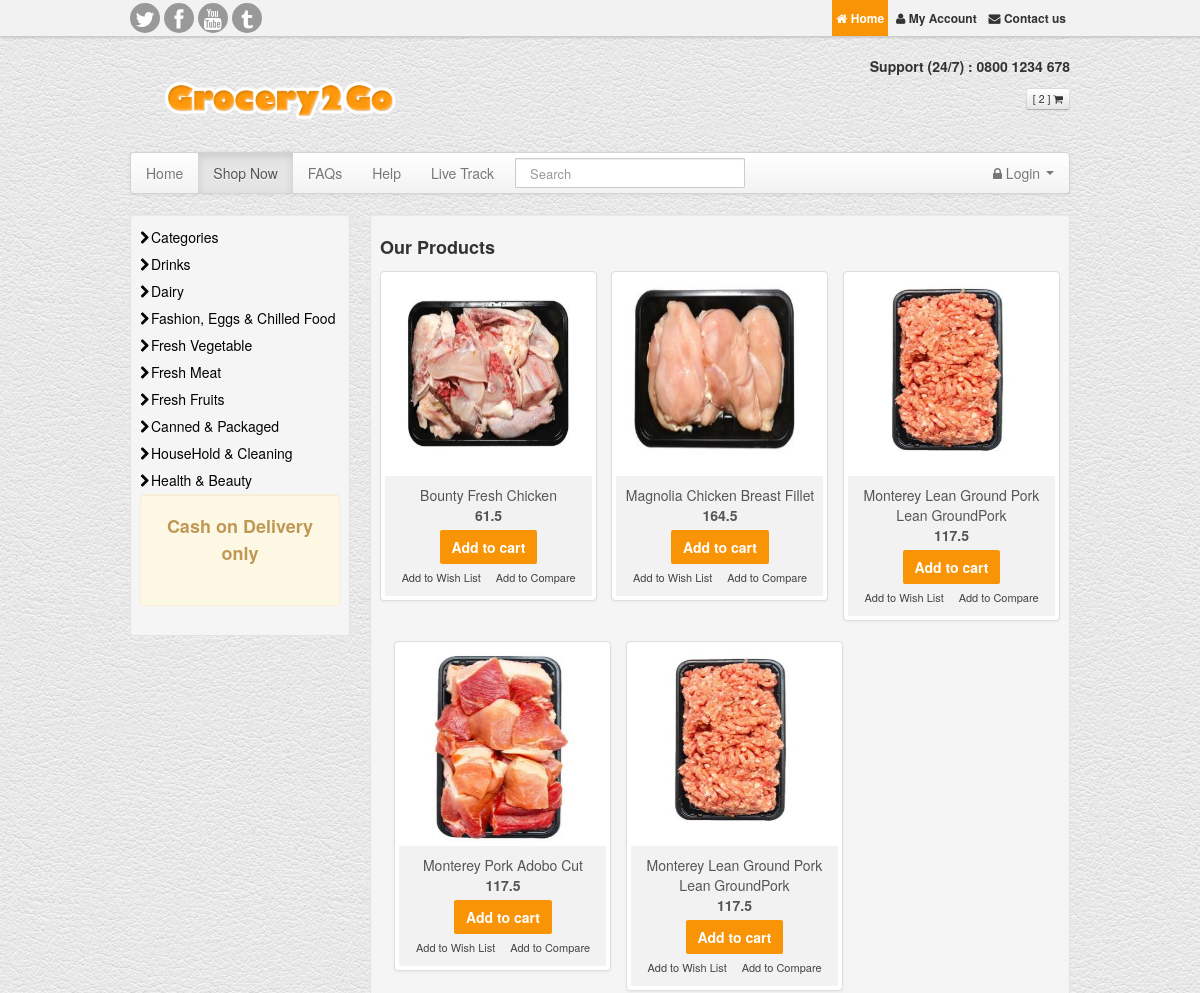
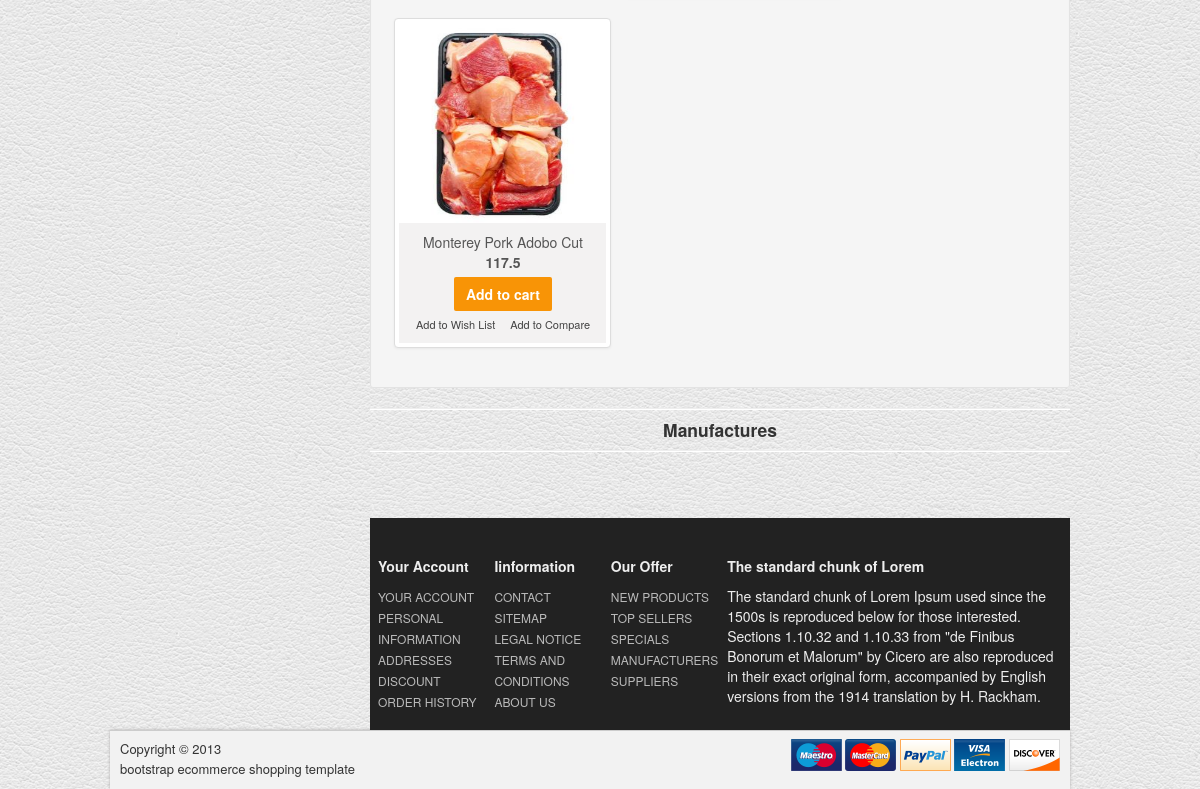
The app's page /freshmeat.php with its own data (2 pictures, top to bottom).
### tables this page shows
CREATE TABLE `item_details` (
  `itm_id` int(11) NOT NULL,
  `itm_name` varchar(250) NOT NULL,
  `itm_price` double NOT NULL,
  `itm_descrip` varchar(250) NOT NULL,
  `gm_id` int(11) NOT NULL,
  `categ_id` int(11) NOT NULL,
  `img_name` varchar(250) NOT NULL,
  `image` blob NOT NULL
);

### freshmeat.php (the view, shortened to what this page needs)
<!DOCTYPE html>
<html lang="en">
  <head>
    <link href="assets/css/bootstrap.css" rel="stylesheet"/>
    <link href="style.css" rel="stylesheet"/>
	<link href="assets/font-awesome/css/font-awesome.css" rel="stylesheet">
  </head>
<body>
<div class="navbar navbar-inverse navbar-fixed-top">
	<div class="topNav">
		<div class="container">
			<div class="alignR">
				<div class="pull-left socialNw">
					<a href="#"><span class="icon-twitter"></span></a>
					<a href="#"><span class="icon-facebook"></span></a>
					<a href="#"><span class="icon-youtube"></span></a>
					<a href="#"><span class="icon-tumblr"></span></a>
				</div>
				<a class="active" href="index.html"> <span class="icon-home"></span> Home</a>
				<a href="#"><span class="icon-user"></span> My Account</a>
				<a href="contact.html"><span class="icon-envelope"></span> Contact us</a>
			</div>
		</div>
	</div>
</div>
<div class="container">
<header id="header">
<div class="row">
	<div class="span4">
	<h1>
	<a class="logo" href="index.html"><span>Grocery2Go</span>
		<img src="assets/img/g2g.png" alt="grocery2go">
	</a>
	</h1>
	</div>
  <div class="span4">
  </div>
  <div class="span4 alignR">
  <p><br> <strong> Support (24/7) :  0800 1234 678 </strong><br><br></p>
  <span class="btn btn-mini">[ 2 ] <span class="icon-shopping-cart"></span></span>
  </div>
  </div>
</header>
<div class="navbar">
	  <div class="navbar-inner">
		<div class="container">
		  <div class="nav-collapse">
			<ul class="nav">
        <li class=""><a href="index.html">Home	</a></li>
        <li class="active"><a href="grid-view.html">Shop Now</a></li>
        <li class=""><a href="general.html">FAQs</a></li>
          <li class=""><a href="help.html">Help</a></li>
          <li class=""><a href="livetrack.html">Live Track</a></li>
			</ul>
			<form action="#" class="navbar-search pull-left">
			  <input type="text" placeholder="Search" class="search-query span2">
			</form>
			<ul class="nav pull-right">
			<li class="dropdown">
				<a data-toggle="dropdown" class="dropdown-toggle" href="#"><span class="icon-lock"></span> Login <b class="caret"></b></a>
			</li>
			</ul>
		  </div>
		</div>
	  </div>
	</div>
	<div class="row">
<div id="sidebar" class="span3">
<div class="well well-small">
	<ul class="nav nav-list">
	<li><a href="products.html"><span class="icon-chevron-right"></span>Categories</a></li>
		<li><a href="products.html"><span class="icon-chevron-right"></span>Drinks</a></li>
		<li><a href="products.html"><span class="icon-chevron-right"></span>Dairy</a></li>
		<li><a href="products.html"><span class="icon-chevron-right"></span>Fashion, Eggs & Chilled Food</a></li>
		<li><a href="products.html"><span class="icon-chevron-right"></span>Fresh Vegetable</a></li>
		<li><a href="products.html"><span class="icon-chevron-right"></span>Fresh Meat</a></li>
		<li><a href="products.html"><span class="icon-chevron-right"></span>Fresh Fruits</a></li>
		<li><a href="products.html"><span class="icon-chevron-right"></span>Canned & Packaged</a></li>
		<li><a href="products.html"><span class="icon-chevron-right"></span>HouseHold & Cleaning</a></li>
		<li><a href="products.html"><span class="icon-chevron-right"></span>Health & Beauty </a></li>
	</ul>
  <div class="well well-small alert alert-warning cntr">
    <h3>Cash on Delivery only</h3>
    <br />
  </div>
</div>
	</div>
	<div class="span9">
<div class="well well-small">
<h3>Our Products </h3>
  <div class="row-fluid">
    <ul class="thumbnails">
      <?php include "displayitem.php";
          $sql = "SELECT * FROM item_details";
          $result = mysqli_query($conn, $sql);
          if (mysqli_num_rows($result) > 0) {
              while($row = mysqli_fetch_assoc($result)) {
      ?>
    <li class="span4">
      <div class="thumbnail">
      <a href="product_details.html"><img src="<?php echo$row['img_name'];?>" alt="" style="width:190px;height:200px"> </a>
      <div class="caption cntr">
        <p><?php echo $row['itm_name'];?></p>
        <p><strong><?php echo $row['itm_price'];?></strong></p>
        <h4><a class="shopBtn" href="#" title="add to cart"> Add to cart </a></h4>
        <div class="actionList">
          <a class="pull-left" href="#">Add to Wish List </a>
          <a class="pull-left" href="#"> Add to Compare </a>
        </div>
        <br class="clr">
      </div>
      </div>
    </li>
<?php }
} else {
    echo "0 results";
}
?>
  </div>
</div>
<section class="our_client">
	<hr class="soften"/>
	<h4 class="title cntr"><span class="text">Manufactures</span></h4>
	<hr class="soften"/>
	<div class="row">
		<div class="span2">
		</div>
		<div class="span2">
		</div>
		<div class="span2">
		</div>
		<div class="span2">
		</div>
		<div class="span2">
		</div>
		<div class="span2">
		</div>
	</div>
</section>
<footer class="footer">
<div class="row-fluid">
<div class="span2">
<h5>Your Account</h5>
<a href="#">YOUR ACCOUNT</a><br>
<a href="#">PERSONAL INFORMATION</a><br>
<a href="#">ADDRESSES</a><br>
<a href="#">DISCOUNT</a><br>
<a href="#">ORDER HISTORY</a><br>
 </div>
<div class="span2">
<h5>Iinformation</h5>
<a href="contact.html">CONTACT</a><br>
<a href="#">SITEMAP</a><br>
<a href="#">LEGAL NOTICE</a><br>
<a href="#">TERMS AND CONDITIONS</a><br>
<a href="#">ABOUT US</a><br>
 </div>
<div class="span2">
<h5>Our Offer</h5>
<a href="#">NEW PRODUCTS</a> <br>
<a href="#">TOP SELLERS</a><br>
<a href="#">SPECIALS</a><br>
<a href="#">MANUFACTURERS</a><br>
<a href="#">SUPPLIERS</a> <br/>
 </div>
 <div class="span6">
<h5>The standard chunk of Lorem</h5>
The standard chunk of Lorem Ipsum used since the 1500s is reproduced below for
 those interested. Sections 1.10.32 and 1.10.33 from "de Finibus Bonorum et
 Malorum" by Cicero are also reproduced in their exact original form,
accompanied by English versions from the 1914 translation by H. Rackham.
 </div>
 </div>
</footer>
</div>
<div class="copyright">
<div class="container">
	<p class="pull-right">
		<a href="#"><img src="assets/img/maestro.png" alt="payment"></a>
		<a href="#"><img src="assets/img/mc.png" alt="payment"></a>
		<a href="#"><img src="assets/img/pp.png" alt="payment"></a>
		<a href="#"><img src="assets/img/visa.png" alt="payment"></a>
		<a href="#"><img src="assets/img/disc.png" alt="payment"></a>
	</p>
	<span>Copyright &copy; 2013<br> bootstrap ecommerce shopping template</span>
</div>
</div>
  </body>
</html>

### shop-cart/style.css (style rules this page uses)
body { background:url(assets/img/white_leather.png) repeat 0 0; }
#header { padding:8px 0 8px; }
#header a { text-decoration:none }
#header p { padding:0; margin:0; line-height:1em; font-size:100% }
#header h1 { margin:0;line-height:1em }
#header { padding-top:44px; }
.logo { padding-top: 9px;display: block; }
h3 { font-size: 18px;line-height: 1.5em; }
hr.soften { margin: 8px 0;background: #DDD; }
.navbar-inner { padding-left: 0;padding-right: 0; }
.thumbnail h4 { line-height:42px }
.thumbnail img { max-width:100% }
.alignR { text-align:right; }
.navbar .nav , .marginLess { margin:0 }
.navbar-search .search-query { padding: 4px 14px;-moz-border-radius: 1px;-webkit-border-radius: 1px;border-radius: 1px;line-height: 1.5em; min-width: 200px; }
.navbar-search { margin-left:6px; }
.actionList a { width:50%; font-size:11px; color:#444 }
.caption p { margin:0 }
.caption h4 { margin:0 }
.thumbnail .caption { padding: 9px;color: #555555;background: #F3F2F2; }
.footer { background-color:#222; color:#eee; padding: 28px 8px 18px; margin-top: 18px; }
.footer a { color:#bbb; font-size:12px; }
.copyright { clear: both; padding: 8px; border-top: 1px solid #CCC; font-size: 13px; background: #f2f2f2; box-shadow: 0 0 3px #B1AFAF; }
.topNav { padding: 0;border-bottom: 1px solid #CCC;background: #f2f2f2;box-shadow: 0 0 3px #B1AFAF; }
.topNav a { color:#333; font-size:12px; font-weight:bold; display:inline-block; padding:8px 4px; }
.topNav a:hover, .topNav a.active { color:#fff; background:#f89406; text-decoration:none }
.socialNw a { width:24px; height:24px; line-height:24px; display:inline-block; padding:3px; margin-top:3px; font-size:21px; border-radius:50%; background:#999; color:#fff; text-align:center; }
.cntr { text-align:center }
#sidebar ul { margin: 0;padding: 0; }
#sidebar .alert { padding: 8px; }
#sidebar .nav a { color:#000 }
.thumbnail>a { display:block; text-align:center }
.thumbnail h5,.thumbnail p { text-align:center }
.thumbnail { position:relative; }
.thumbnail { background:#fff }
.shopBtn { min-height: 34px;font-size: 14px;font-weight: bold;line-height: 34px;text-align: center;color: #fff;border-radius: 2px;background: #f89406;display:inline-block;padding:0 12px;border:0; }

### records on screen
item_details: shows a picture, itm_name "Bounty Fresh Chicken", itm_price "61.5"
item_details: shows a picture, itm_name "Magnolia Chicken Breast Fillet", itm_price "164.5"
item_details: itm_name "Monterey Lean Ground Pork Lean GroundPork", itm_price "117.5"
item_details: itm_name "Monterey Pork Adobo Cut", itm_price "117.5"
item_details: itm_name "Monterey Lean Ground Pork Lean GroundPork", itm_price "117.5"
item_details: itm_name "Monterey Pork Adobo Cut", itm_price "117.5"
